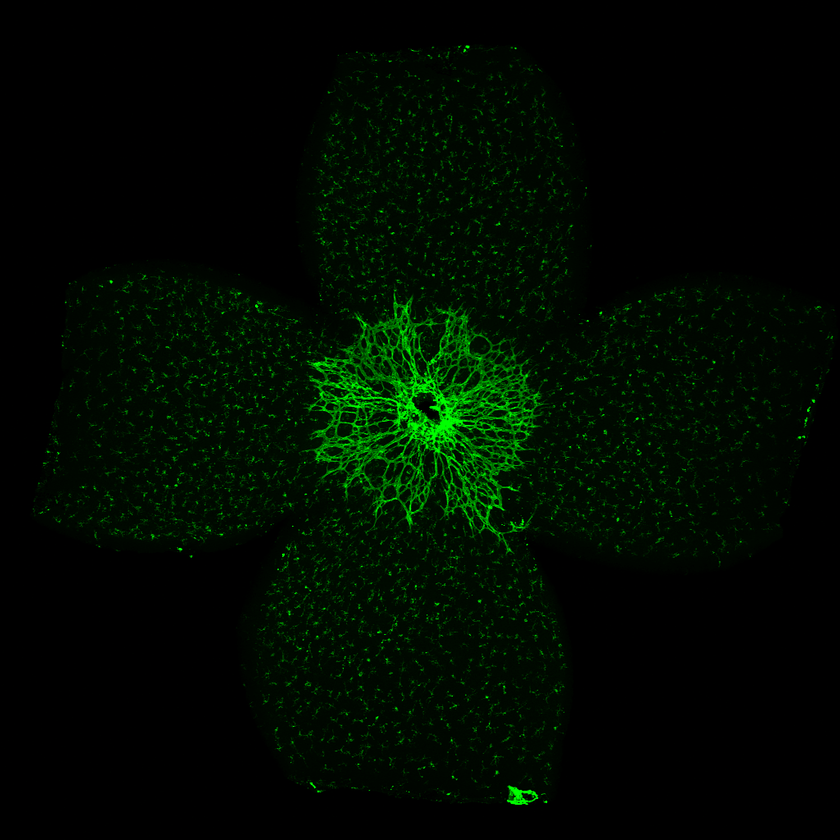
#> input picture Data/test_data/p2-from 5-5-2 M.tif, 840 x 840 px, shrunk from 1024 x 1024 before the run, found by its file name; its folder holds 4 pictures in this run
$ python preprocess_test_data.py
#> lines starting #> are read from the running program, lines starting #| are printed output that depends on the picture
import os
import re
from PIL import Image
from pathlib import Path

# Define paths
test_data_dir = "/home/ygao130/Auto/STOR674/Data/test_data"

def extract_number_from_filename(fname):
    """
    Extract number from filename pattern like 'p2-from 5-5-2 M.tif'
    Returns the number after 'p' (e.g., 2 for 'p2-from...')
    """
    # Look for pattern 'p' followed by digits (e.g., p2, p3, p10)
    match = re.search(r'p(\d+)', fname, re.IGNORECASE)
    if match:
        return int(match.group(1))
    return None

def convert_rgb_to_grayscale_and_rename(input_dir, prefix="vessel"):
    """
    Convert RGB images to grayscale and rename them with nnUNet naming convention.
    The vessel number is extracted from the filename (e.g., p2 -> vessel_002_0000.tif)

    Args:
        input_dir: Directory containing the input images
        prefix: Prefix for the output filenames (default: "vessel")
    """
#> called with prefix = 'vessel'

    if not os.path.exists(input_dir):
        print(f"Error: {input_dir} does not exist")
        return

    # Get all TIF files
    tif_files = [f for f in os.listdir(input_dir) if f.lower().endswith((".tif", ".tiff"))]

    if not tif_files:
        print(f"No TIF files found in {input_dir}")
        return

    # Extract numbers and create a list of (filename, number) tuples
    file_num_pairs = []
    for fname in tif_files:
        num = extract_number_from_filename(fname)
        if num is not None:
            file_num_pairs.append((fname, num))
        else:
            print(f"Warning: Could not extract number from filename '{fname}', skipping")

    # Sort by the extracted number
    file_num_pairs.sort(key=lambda x: x[1])

    if not file_num_pairs:
        print("No files with extractable numbers found")
        return

    print(f"Found {len(file_num_pairs)} TIF file(s) to process")
    print(f"Output naming pattern: {prefix}_XXX_0000.tif\n")

    for fname, case_num in file_num_pairs:
        try:
            input_path = os.path.join(input_dir, fname)

            # Load the image
            img = Image.open(input_path)
#> img is the input picture: PIL image 840x840 RGB; mean R, G, B 0, 10.6, 0
            print(f"Processing: {fname} (mode: {img.mode}, size: {img.size})")
#| Processing: p2-from 5-5-2 M.tif (mode: RGB, size: (840, 840))

            # Convert to grayscale if it's RGB or has color channels
            if img.mode in ('RGB', 'RGBA', 'CMYK', 'LAB', 'HSV'):
                img_gray = img.convert("L")  # "L" = grayscale
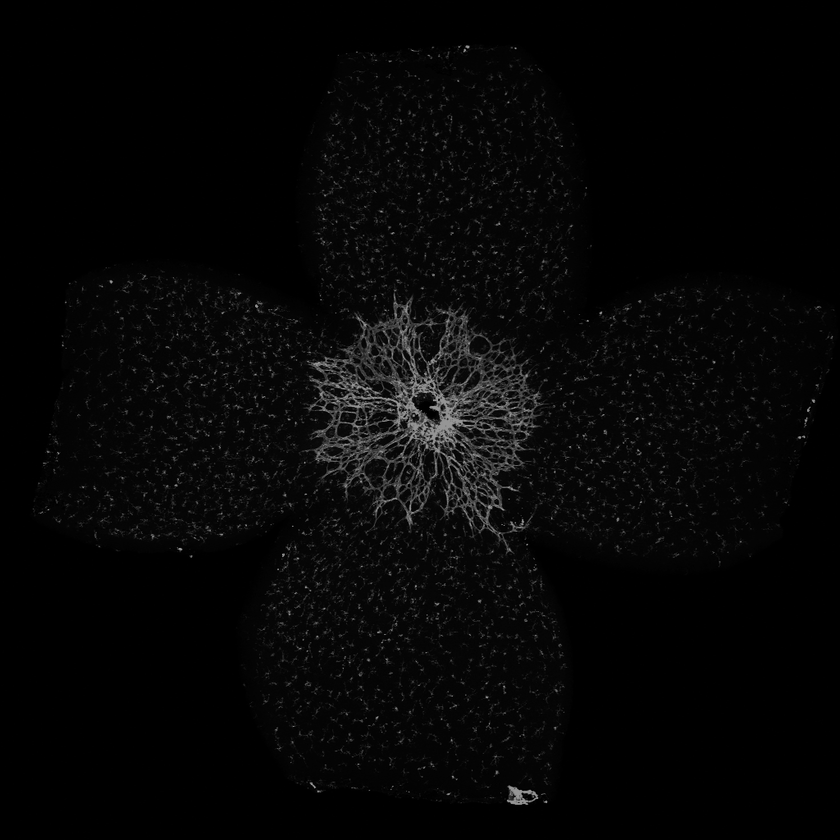
#> img_gray: PIL image 840x840 L; min 0, max 150, mean 6.3
                print(f"  Converted from {img.mode} to grayscale")
#|   Converted from RGB to grayscale
            elif img.mode == 'L':
                img_gray = img  # Already grayscale
                print(f"  Already grayscale, no conversion needed")
            else:
                # Try to convert other modes to grayscale
                img_gray = img.convert("L")
                print(f"  Converted from {img.mode} to grayscale")

            # Create new filename with nnUNet naming convention using extracted number
            output_fname = f"{prefix}_{case_num:03d}_0000.tif"
            output_path = os.path.join(input_dir, output_fname)

            # Check if output file already exists (and is different from input)
            if output_path == input_path:
                print(f"  Skipping rename (filename already matches pattern)")
            elif os.path.exists(output_path):
                print(f"  Warning: {output_fname} already exists, skipping")
                continue
            else:
                # Save grayscale image with new name
                img_gray.save(output_path, format='TIFF')

                # If the old filename is different, remove it
                if input_path != output_path:
                    os.remove(input_path)
                    print(f"  Saved and removed old file: {fname} -> {output_fname}")
                else:
                    print(f"  Saved: {output_fname}")

        except Exception as e:
            print(f"Error processing {fname}: {e}")
            import traceback
            traceback.print_exc()
            continue
#> pass 2 of the loop in convert_rgb_to_grayscale_and_rename, `for fname, case_num in file_num_pairs:`:
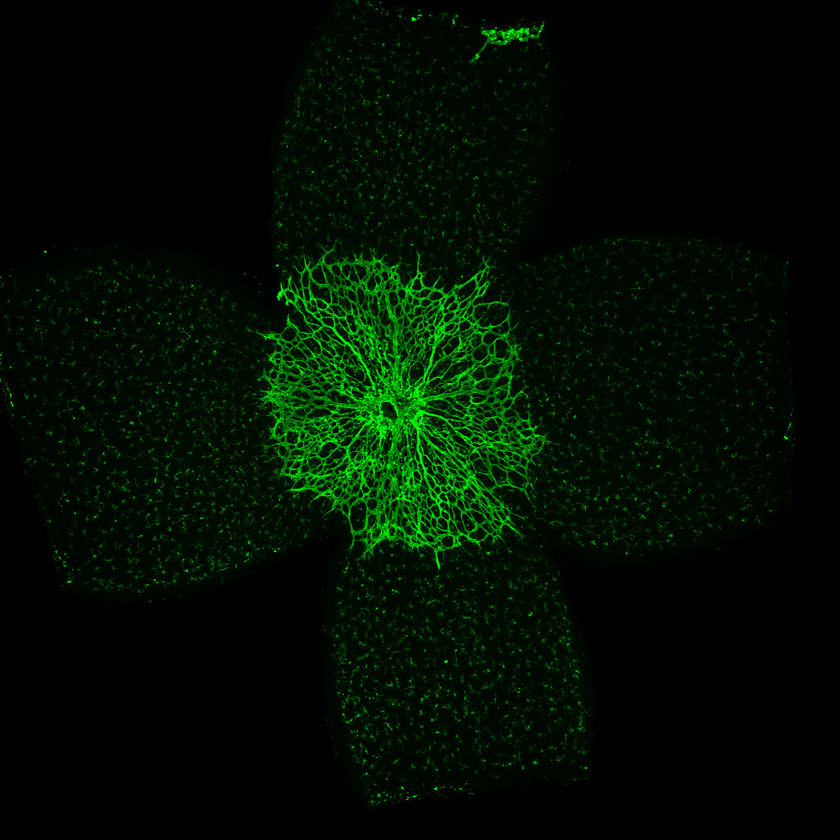
#> input picture Data/test_data/p3-from 5-5-2 M.tif, 840 x 840 px, shrunk from 1024 x 1024 before the run, found by its file name
#> in convert_rgb_to_grayscale_and_rename, img is the input picture: PIL image 840x840 RGB; mean R, G, B 0, 14, 0
#| Processing: p3-from 5-5-2 M.tif (mode: RGB, size: (840, 840))
#> in convert_rgb_to_grayscale_and_rename, `img_gray = img.convert("L")  # "L" = grayscale`:
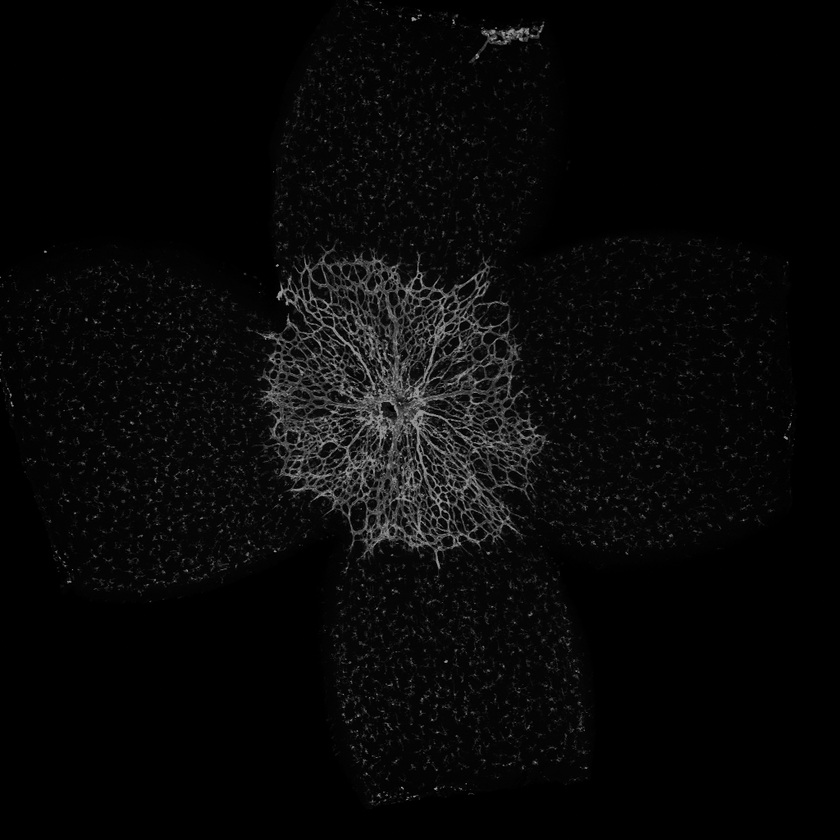
#> img_gray: PIL image 840x840 L; min 0, max 150, mean 8.2
#|   Converted from RGB to grayscale
#> pass 3 of the loop in convert_rgb_to_grayscale_and_rename, `for fname, case_num in file_num_pairs:`:
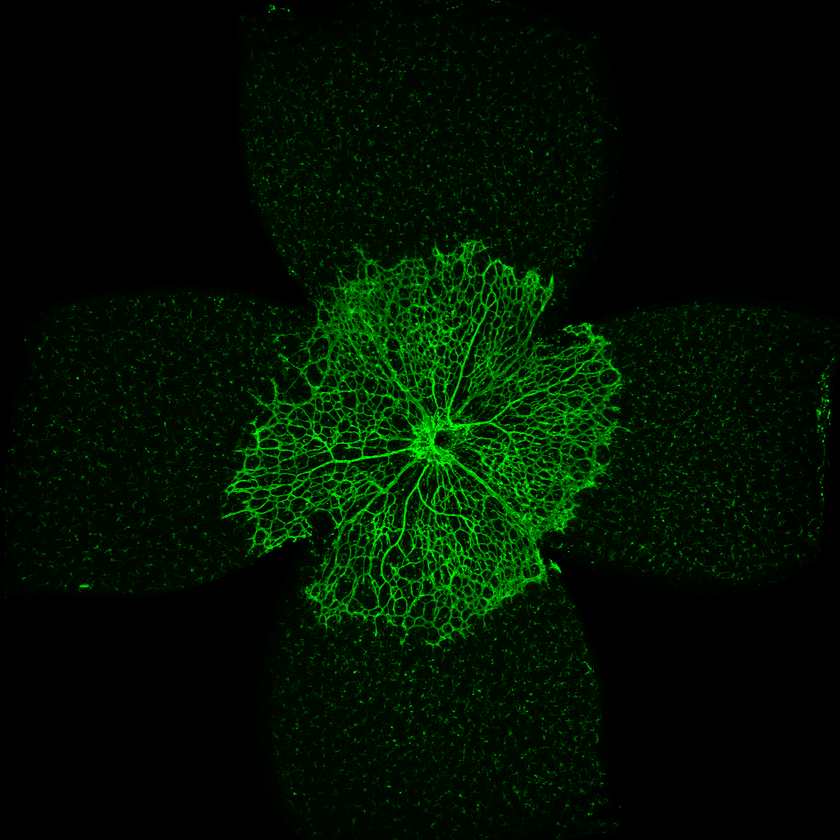
#> input picture Data/test_data/p4-from 5-5-2 M.tif, 840 x 840 px, shrunk from 1024 x 1024 before the run, found by its file name
#> in convert_rgb_to_grayscale_and_rename, img is the input picture: PIL image 840x840 RGB; mean R, G, B 0, 17.3, 0
#| Processing: p4-from 5-5-2 M.tif (mode: RGB, size: (840, 840))
#> in convert_rgb_to_grayscale_and_rename, `img_gray = img.convert("L")  # "L" = grayscale`:
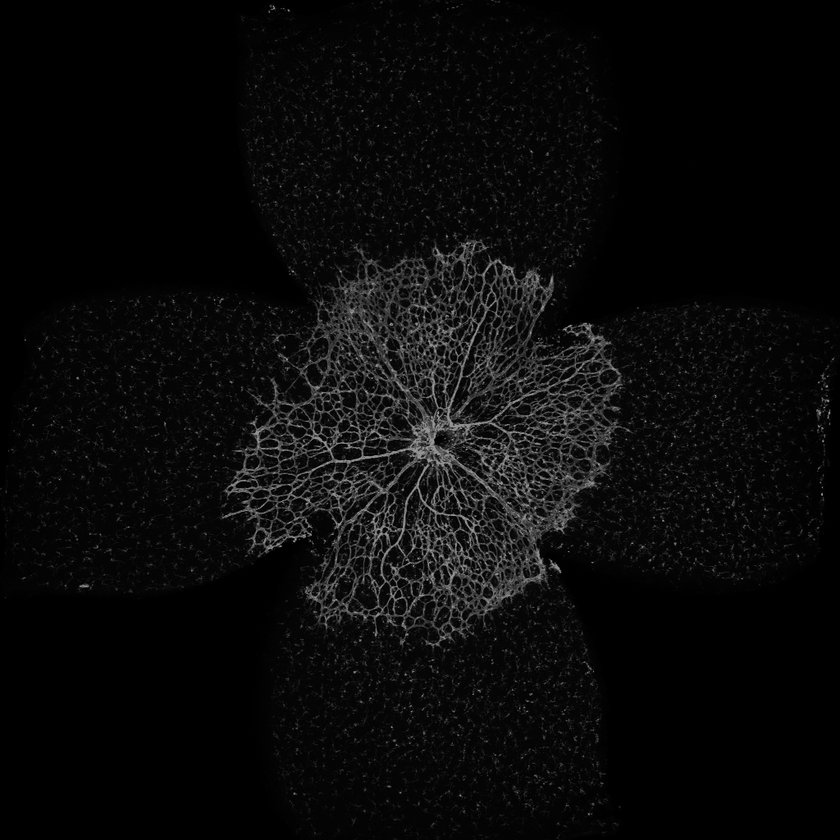
#> img_gray: PIL image 840x840 L; min 0, max 150, mean 10.1
#|   Converted from RGB to grayscale
#> the loop made 4 passes; the first 3 are shown

    print(f"\n=== Conversion Complete ===")
    print(f"Processed {len(file_num_pairs)} file(s)")

    # List final files
    final_files = sorted([f for f in os.listdir(input_dir) if f.lower().endswith((".tif", ".tiff"))])
    print(f"\nFinal files in {input_dir}:")
    for f in final_files:
        print(f"  - {f}")

if __name__ == "__main__":
    print("=== Converting Test Data: RGB to Grayscale and Renaming ===\n")
    convert_rgb_to_grayscale_and_rename(test_data_dir, prefix="vessel")
